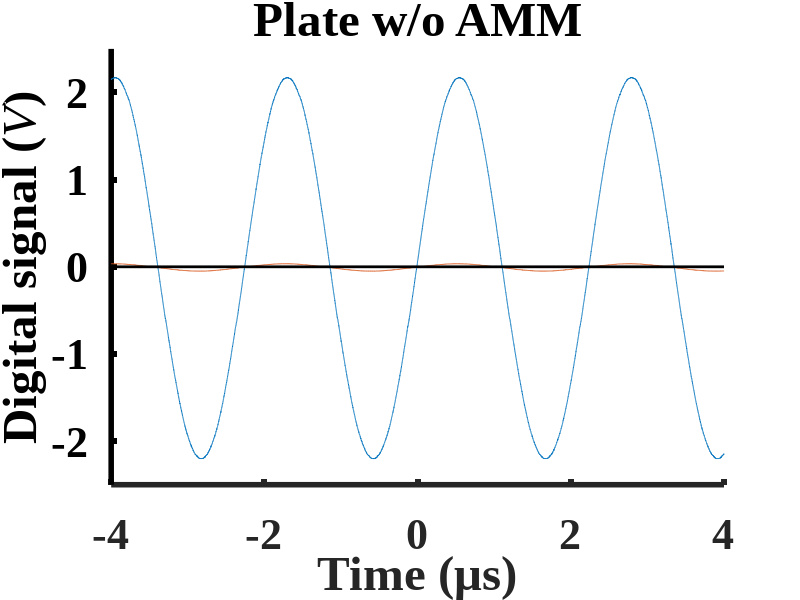

The MATLAB script that drew this image:
% function createfigure(X1, YMatrix1)
%CREATEFIGURE(X1, YMatrix1)
%  X1:  vector of plot x data
%  YMATRIX1:  matrix of plot y data

%  Auto-generated by MATLAB on 04-Apr-2023 11:29:20

% load data
load('E_harvesting_230303_plate_wo_AMM_2.2Vpp.mat');

% Create figure
figure;

% figure size setting
x0=50;
y0=50;

height = 800;
width=height*(4/3);

set(gcf,'position',[x0,y0,width,height])

% Create axes
axes1 = axes;
hold(axes1,'on');

% Create multiple line objects using matrix input to plot
plot1 = plot(X1,YMatrix1);
set(plot1(1),'DisplayName','Input',...
    'Color',[0 0.447058826684952 0.74117648601532]);
set(plot1(2),'DisplayName','Output',...
    'Color',[0.850980401039124 0.325490206480026 0.0980392172932625]);

% Create line (y = 0)
line(xlim(), [0,0], 'LineWidth', 2, 'Color', 'k');

% Create ylabel
ylabel('Digital signal ({\itV})','FontWeight','bold','FontSize',32,...
    'FontName','Times New Roman');

% Create xlabel
xlabel('Time ({\mus})','FontWeight','bold','FontSize',32,...
    'FontName','Times New Roman');

% Create title
title('Plate w/o AMM');

% Uncomment the following line to preserve the X-limits of the axes
xlim(axes1,[-4e-06 4e-06]);
% Uncomment the following line to preserve the Y-limits of the axes
ylim(axes1,[-2.5 2.5]);
hold(axes1,'off');
% Set the remaining axes properties
set(axes1,'FontName','Times New Roman','FontSize',32,'FontWeight','bold',...
    'LineWidth',4,'XGrid','off','XTick',[-4e-06 -2e-06 0 2e-06 4e-06],...
    'XTickLabel',{'-4','-2','0','2','4'},'YColor',[0 0 0],'YGrid','off','ZGrid',...
    'on');
% Create legend
% legend(axes1,'show');

